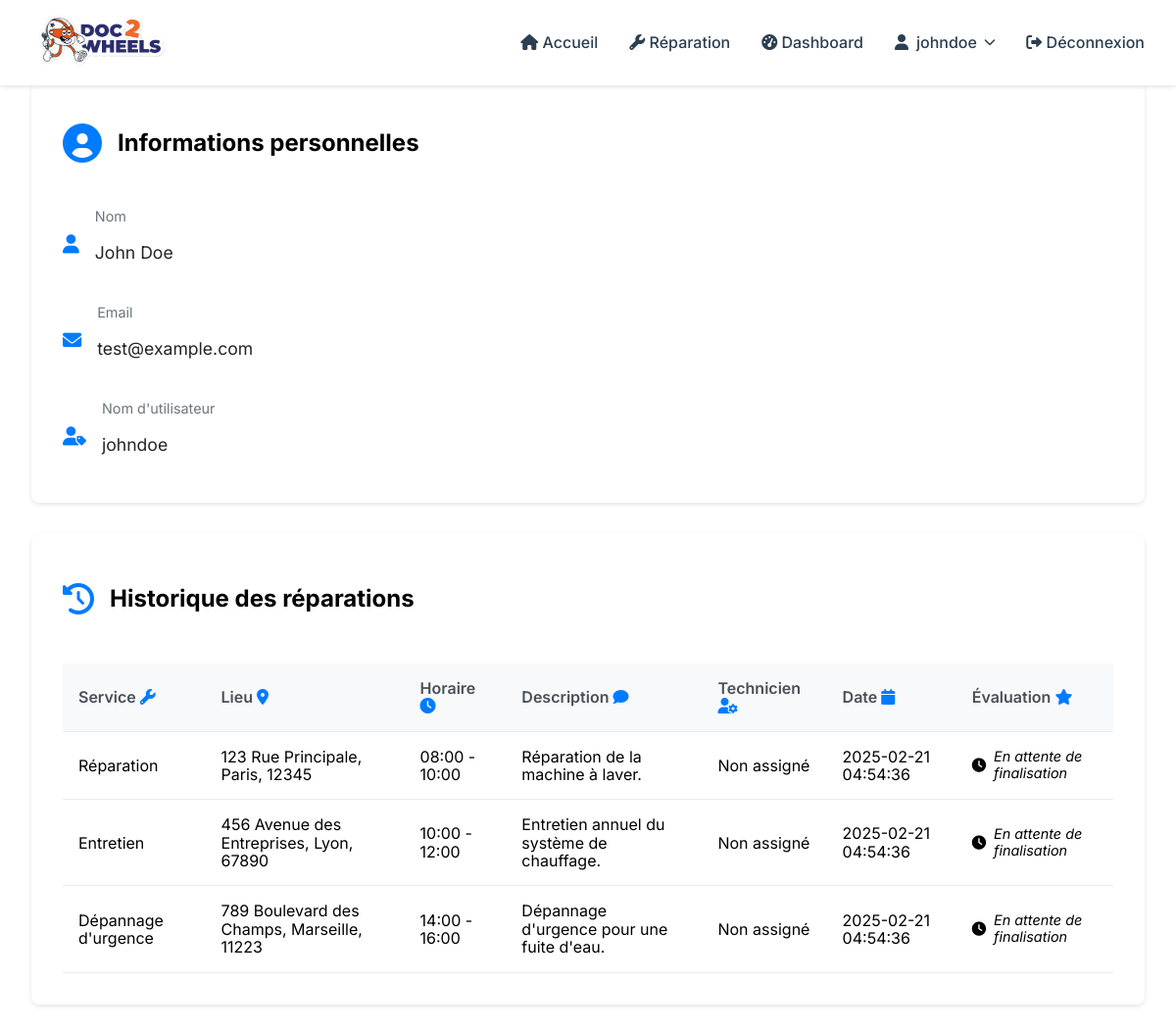
/user/profile (signed in), run on the app's committed database.
### tables this page shows
CREATE TABLE users (
    id INT AUTO_INCREMENT PRIMARY KEY,
    name VARCHAR(255) NOT NULL,
    email VARCHAR(255) NOT NULL UNIQUE,
    username VARCHAR(255) NOT NULL UNIQUE,
    password VARCHAR(255) NOT NULL,
    account_activation_hash VARCHAR(255),
    created_at TIMESTAMP DEFAULT CURRENT_TIMESTAMP
);

CREATE TABLE service_requests (
    id INT AUTO_INCREMENT PRIMARY KEY,
    user_id INT NOT NULL,
    service_id INT NOT NULL,
    location_id INT NOT NULL,
    time_slot_id INT NOT NULL,
    technician_id INT,
    description TEXT,
    completed TINYINT DEFAULT 0,
    vehicle_type ENUM('scooter', 'moto') NOT NULL,
    created_at TIMESTAMP DEFAULT CURRENT_TIMESTAMP,
    FOREIGN KEY (user_id) REFERENCES users(id),
    FOREIGN KEY (service_id) REFERENCES services(id),
    FOREIGN KEY (location_id) REFERENCES locations(id),
    FOREIGN KEY (time_slot_id) REFERENCES time_slots(id),
    FOREIGN KEY (technician_id) REFERENCES technicians(id)
);

CREATE TABLE services (
    id INT AUTO_INCREMENT PRIMARY KEY,
    name VARCHAR(255) NOT NULL,
    description TEXT
);

CREATE TABLE locations (
    id INT AUTO_INCREMENT PRIMARY KEY,
    street VARCHAR(255) NOT NULL,
    address TEXT NOT NULL,
    city VARCHAR(255) NOT NULL,
    postal_code VARCHAR(10) NOT NULL
);

CREATE TABLE time_slots (
    id INT AUTO_INCREMENT PRIMARY KEY,
    time_range VARCHAR(255) NOT NULL
);

### src/Lib/Controllers/AbstractController.php (called while the page is built, shortened)
<?php
abstract class AbstractController
{
  protected function render(string $template, array $data = [], string $dir = ''): Response
  {
    $response = new Response();
    extract($data);
    $path = __DIR__ . "/../../Views";
    if ($dir) {
      $path .= "/{$dir}";
    }
    $path .= "/{$template}.view.php";
    require_once $path;
    $response->setContent(ob_get_clean());
    $response->addHeader('Content-Type', 'text/html');
    return $response;
  }
}

### src/Controllers/UserController.php (called while the page is built, shortened)
<?php
class UserController extends AbstractController
{
  private $user;
  private $serviceRequest;
  private $evaluation;
  public function __construct()
  {
    $this->user = new User();
    $this->serviceRequest = new ServiceRequest();
    $this->evaluation = new Evaluation();
  }
  public function process(Request $request): Response
  {
    $user = $this->user->findUserById($_SESSION['user_id']);
    $serviceRequests = $this->serviceRequest->getServiceRequestsByUserId($_SESSION['user_id']);
    $evaluations = [];
    foreach ($serviceRequests as $request) {
      $evaluations[$request->id] = $this->evaluation->getEvaluationsByServiceRequestId($request->id);
    }
    return $this->render('user_profile', [
      'title' => 'Profil Utilisateur',
      'user' => $user,
      'serviceRequests' => $serviceRequests,
      'evaluations' => $evaluations
    ], 'user');
  }
}

### src/Lib/Http/Router.php (called while the page is built, shortened)
<?php
class Router
{
    public function route(Request $request): ?Response {
        $routesByUri = self::getRoutesFromUriRequest($request);
        $routeByMethod = self::getRoutesFromMethodRequest($request, $routesByUri);
        list($controllerName, $method) = explode('@', $routeByMethod->controller);
        $controller = new $controller();
        $params = self::extractParams($request->getUri(), $routeByMethod->path);
        return $controller->$method($request, ...$params);
    }
    private static function getRoutesFromUriRequest(Request $request): array{
        $matchingRoutes = [];
        $routes = self::getConfig();
        foreach ($routes as $route) {
            if (self::urlMatches($request, $route) && self::checkMethod($request, $route)) {
                $matchingRoutes[] = $route;
            }
        }
        return $matchingRoutes;
    }
    private static function getRoutesFromMethodRequest(Request $request, array $routes): ?object {
        foreach($routes as $route) {
            if(self::checkMethod($request, $route)) {
                return $route;
            }
        }
        return null;
    }
    private static function urlMatches(Request $request, object $route): bool {
        $requestUriParts = self::getUrlParts($request->getPath());
        $routePathParts = self::getUrlParts($route->path);
        if(self::checkUrlPartsNumberMatches($requestUriParts, $routePathParts) === false) {
            return false;
        }
        foreach($routePathParts as $key => $part) {
            if(self::isUrlPartSlug($part) === false) {
                if($part !== $requestUriParts[$key]) {
                    return false;
                }
            }else{
                $request->addSlug(substr($part, 1), $requestUriParts[$key]);
            }
        }
        return true;
    }
    private static function getUrlParts(string $url): array {
        return explode('/', trim($url, '/'));
    }
    private static function checkUrlPartsNumberMatches(array $requestUriParts, array $routePathParts): bool {
        return count($requestUriParts) === count($routePathParts);
    }
    private static function isUrlPartSlug(string $part): bool {
        return strpos($part, ':') === 0;
    }
    private static function getConfig(): array {
        $config = json_decode(file_get_contents(__DIR__ . '/../../../config/routes.json'));
        return $config;
    }
    private static function checkMethod(Request $request, object $route): bool {
        return in_array($request->getMethod(), $route->methods);
    }
    private static function extractParams(string $url, string $path): array {
        $params = [];
        return $params;
    }
}

### src/Lib/Database/Dsn.php (called while the page is built, shortened)
<?php
class Dsn {
    private string $host;
    private string $dbname;
    private string $user;
    private string $password;
    private string $port;
    public function __construct() {
        $config = $this->getConfig();
        $this->host = $config['host'];
        $this->dbname = $config['database'];
        $this->user = $config['user'];
        $this->password = $config['password'];
        $this->port = $config['port'];
    }
    private function getConfig(): array {
        $file = file_get_contents(__DIR__ . '/../../../config/database.json');
        return json_decode($file, true);
    }
    public function getDsn(): string {
        return "mysql:host={$this->host};dbname={$this->dbname};port={$this->port}";
    }
    public function getPassword(): string {
        return $this->password;
    }
    public function getUser(): string {
        return $this->user;
    }
}

### src/Lib/Database/DatabaseConnexion.php (called while the page is built, shortened)
<?php
class DatabaseConnexion
{
    private \PDO $pdo_connexion;
    private \PDOStatement $stmt;
    public function setConnexion(): self
    {
        $dsn = new Dsn();
        $this->pdo_connexion = new \PDO(
            $dsn->getDsn(),
            $dsn->getUser(),
            $dsn->getPassword()
        );
        return $this;
    }
    public function query($sql)
    {
        $this->stmt = $this->pdo_connexion->prepare($sql);
    }
    public function bind($param, $value, $type = null)
    {
        if (is_null($type)) {
            switch (true) {
                case is_int($value):
                    $type = \PDO::PARAM_INT;
                    break;
            }
        }
        $this->stmt->bindValue($param, $value, $type);
    }
    public function execute(): bool
    {
        return $this->stmt->execute();
    }
    public function resultSet()
    {
        $this->execute();
        return $this->stmt->fetchAll(\PDO::FETCH_OBJ);
    }
    public function single()
    {
        $this->execute();
        return $this->stmt->fetch(\PDO::FETCH_OBJ);
    }
    public function rowCount(){
        return $this->stmt->rowCount();
    }
}

### src/Entities/User.php (called while the page is built, shortened)
<?php
class User
{
  private $dbConnexion;
  public function __construct()
  {
    $this->dbConnexion = new DatabaseConnexion();
  }
  public function findUserById($id)
  {
    $this->dbConnexion->query("SELECT * FROM users WHERE id = :id");
    $this->dbConnexion->bind(':id', $id);
    $row = $this->dbConnexion->single();
    if ($this->dbConnexion->rowCount() > 0) {
      return $row;
    } else {
      return false;
    }
  }
}

### src/Entities/ServiceRequest.php (called while the page is built, shortened)
<?php
class ServiceRequest
{
    private $dbConnexion;
    public function __construct()
    {
        $this->dbConnexion = new DatabaseConnexion();
    }
    public function getServiceRequestsByUserId($user_id)
    {
        $this->dbConnexion->query("
            SELECT sr.*,
                   s.name AS service_name,
                   l.street AS location_street,
                   l.address AS location_address,
                   l.city AS location_city,
                   l.postal_code AS location_postal_code,
                   ts.time_range,
                   t.name AS technician_name
            FROM service_requests sr
            JOIN services s ON sr.service_id = s.id
            JOIN locations l ON sr.location_id = l.id
            JOIN time_slots ts ON sr.time_slot_id = ts.id
            LEFT JOIN technicians t ON sr.technician_id = t.id
            WHERE sr.user_id = :user_id
        ");
        $this->dbConnexion->bind(':user_id', $user_id);
        return $this->dbConnexion->resultSet();
    }
}

### src/Views/user/user_profile.view.php (the view, shortened to what this page needs)
<!DOCTYPE html>
<html lang="fr">
  <head>
    <link rel="stylesheet" href="../../../sass/dist/css/main.css" />
    <link rel="stylesheet" href="https://cdnjs.cloudflare.com/ajax/libs/font-awesome/6.0.0/css/all.min.css" />
  </head>
  <body>
    <nav class="navbar">
      <div class="navbar__container">
      <a href="/home" class="navbar__logo">
        <img src="/sass/images/Doc2Wheels-logo-1.png" alt="Doc 2 Wheels Logo" style="height: 65px;">
      </a>
        <ul class="navbar__menu">
                <li class="navbar__item">
                    <a href="/home"><i class="fas fa-home"></i> Accueil</a>
                </li>
                <li class="navbar__item">
                    <a href="/service_request"><i class="fas fa-wrench"></i> Réparation</a>
                </li>
                <?php if(isset($_SESSION['user_id'])) : ?>
                  <li class="navbar__item">
                        <a href="/admin"><i class="fas fa-tachometer-alt"></i> Dashboard</a>
                    </li>
                    <li class="navbar__item dropdown">
                        <a href="#" class="dropdown-toggle">
                            <i class="fas fa-user"></i>
                            <?php echo explode(" ", $_SESSION['user_username'])[0]; ?>
                            <i class="fas fa-chevron-down"></i>
                        </a>
                    </li>
                    <li class="navbar__item">
                        <a href="/logout"><i class="fas fa-sign-out-alt"></i> Déconnexion</a>
                    </li>
                <?php endif; ?>
            </ul>
      </div>
    </nav>
    <div class="container" style="padding-top: 80px">
      <div class="profile-grid">
        <div class="profile-card">
          <div class="profile-header">
            <i class="fas fa-user-circle profile-icon"></i>
            <h2>Informations personnelles</h2>
          </div>
          <div class="profile-info">
            <div class="info-group">
              <i class="fas fa-user"></i>
              <div>
                <label>Nom</label>
                <p><?php echo $user->name; ?></p>
              </div>
            </div>
            <div class="info-group">
              <i class="fas fa-envelope"></i>
              <div>
                <label>Email</label>
                <p><?php echo $user->email; ?></p>
              </div>
            </div>
            <div class="info-group">
              <i class="fas fa-user-tag"></i>
              <div>
                <label>Nom d'utilisateur</label>
                <p><?php echo $user->username; ?></p>
              </div>
            </div>
          </div>
        </div>
        <div class="service-history-card">
          <div class="service-header">
            <i class="fas fa-history"></i>
            <h2>Historique des réparations</h2>
          </div>
          <div class="service-table-wrapper">
          <table class="service-table">
    <thead>
        <tr>
            <th>Service <i class="fas fa-wrench"></i></th>
            <th>Lieu <i class="fas fa-map-marker-alt"></i></th>
            <th>Horaire <i class="fas fa-clock"></i></th>
            <th>Description <i class="fas fa-comment"></i></th>
            <th>Technicien <i class="fas fa-user-cog"></i></th>
            <th>Date <i class="fas fa-calendar"></i></th>
            <th>Évaluation <i class="fas fa-star"></i></th>
        </tr>
    </thead>
    <tbody>
        <?php foreach ($serviceRequests as $request): ?>
            <tr>
                <td><?php echo $request->service_name; ?></td>
                <td><?php echo $request->location_street . ', ' . $request->location_city . ', ' . $request->location_postal_code; ?></td>
                <td><?php echo $request->time_range; ?></td>
                <td><?php echo $request->description; ?></td>
                <td><?php echo $request->technician_name ? $request->technician_name : 'Non assigné'; ?></td>
                <td><?php echo date('Y-m-d H:i:s', strtotime($request->created_at)); ?></td>
                <td>
                    <?php if ($request->completed): ?>
                        <?php if (!empty($evaluations[$request->id])): ?>
                            <div class="rating-display">
                                <div class="stars">
                                    <?php
                                    $rating = $evaluations[$request->id][0]->rating;
                                    for($i = 1; $i <= 5; $i++):
                                    ?>
                                        <i class="fas fa-star <?php echo $i <= $rating ? 'active' : ''; ?>"></i>
                                    <?php endfor; ?>
                                </div>
                                <p class="comment"><?php echo $evaluations[$request->id][0]->comment; ?></p>
                            </div>
                        <?php else: ?>
                            <form method="post" action="/service_request" class="inline-rating-form">
                                <input type="hidden" name="type" value="add_evaluation">
                                <input type="hidden" name="service_request_id" value="<?php echo $request->id; ?>">
                                <div class="star-rating">
                                    <?php for($i = 5; $i >= 1; $i--): ?>
                                        <input type="radio" id="star<?php echo $i; ?>_<?php echo $request->id; ?>"
                                               name="rating" value="<?php echo $i; ?>" required>
                                        <label for="star<?php echo $i; ?>_<?php echo $request->id; ?>">
                                            <i class="fas fa-star"></i>
                                        </label>
                                    <?php endfor; ?>
                                </div>
                                <textarea name="comment" placeholder="Votre commentaire..." required></textarea>
                                <button type="submit" class="btn btn-sm btn-primary">
                                    <i class="fas fa-paper-plane"></i>
                                </button>
                            </form>
                        <?php endif; ?>
                    <?php else: ?>
                        <span class="pending">
                            <i class="fas fa-clock"></i>
                            En attente de finalisation
                        </span>
                    <?php endif; ?>
                </td>
            </tr>
        <?php endforeach; ?>
    </tbody>
</table>
          </div>
        </div>
      </div>
    </div>
  </body>
</html>

### data on the page
users: name "John Doe", email "test@example.com", username "johndoe"
service_requests: service.name "Réparation", location.street "123 Rue Principale", location.city "Paris", location.postal_code "12345", time_slot.time_range "08:00 - 10:00", description "Réparation de la machine à laver.", created_at "2025-02-21 04:54:36", completed 0 (drawn)
service_requests: service.name "Entretien", location.street "456 Avenue des Entreprises", location.city "Lyon", location.postal_code "67890", time_slot.time_range "10:00 - 12:00", description "Entretien annuel du système de chauffage.", created_at "2025-02-21 04:54:36", completed 0 (drawn)
service_requests: service.name "Dépannage d'urgence", location.street "789 Boulevard des Champs", location.city "Marseille", location.postal_code "11223", time_slot.time_range "14:00 - 16:00", description "Dépannage d'urgence pour une fuite d'eau.", created_at "2025-02-21 04:54:36", completed 0 (drawn)

### other printed values
explode(" ", $_SESSION['user_username'])[0] "johndoe"
